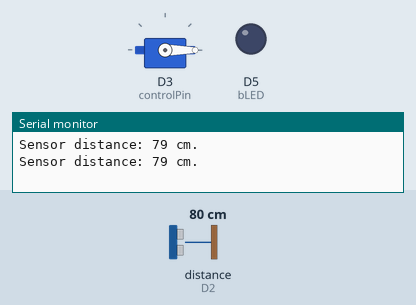
Recording of a program running on a simulated ESP8266 (NodeMCU). Shown: servo, output pins drawn as LEDs (lit = HIGH), the last lines printed to the serial monitor. Wiring (inferred from the names in the program): ultrasonic range finder: trigger D1; echo D2. The inputs (shaded band) are chosen by the test bench; at power-on: distance to the obstacle (sensor on D2) 80 cm. The echo pulse lasts 58.3 µs per cm; WiFi joins after 1.5 s; servers stay silent unless stated; pins used as bus, display or sensor lines are not drawn.

Above: at 2.7 s.
2.8 s: distance to the obstacle (sensor on D2) set to 23 cm
4.7 s: distance to the obstacle (sensor on D2) set to 18 cm
At 6.4 s:
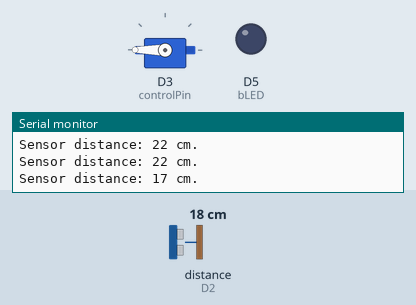
10.0 s: distance to the obstacle (sensor on D2) set to 4 cm
11.8 s: distance to the obstacle (sensor on D2) set to 2 cm
At 13.4 s:
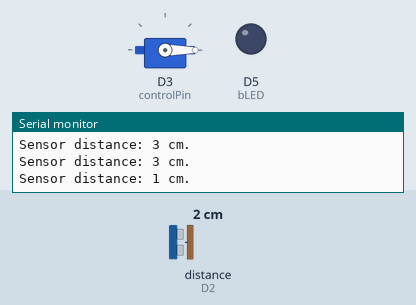
Timing chart, 0 to 14.9 s (numbered marks = the images above; inputs shaded):
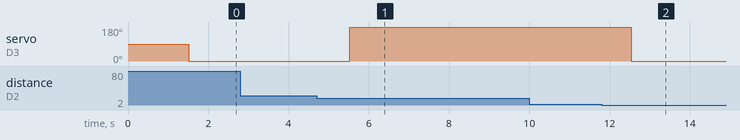

Measured:
- the behaviour switches between 21 and 20 cm on distance to the obstacle (sensor on D2) (found by bisection; images 0 and 1)
- the behaviour switches between 3 and 2 cm on distance to the obstacle (sensor on D2) (found by bisection; images 1 and 2)
- after the input at 4.7 s, servo on D3 (controlPin): 0° → 180° after 0.82 s
- after the input at 11.8 s, servo on D3 (controlPin): 180° → 0° after 0.73 s

The program:

main.cpp
```cpp
#include <Arduino.h>
#include <Servo.h>
#include <ESP8266WiFi.h>
#include <espnow.h>

#include "wifiSecrets.h"
#include "thingProperties.h"

// Define HC-SR04
const int triggerPin = D1;
const int echoPin = D2;

// Define SG90
Servo servo;
int servoAngle;
const int controlPin = D3;

// Define LED
const int bLED = D5;

// Define variables
long DURATION;

void sensorSetup();
void transferDataToVariables(int id);

// Structure example to receive data
// Must match the sender structure
typedef struct struct_message
{
  int id;
  int distanceA;
  int distanceB;
  bool slotStatusA;
  bool slotStatusB;
} struct_message;

// Create a struct_message called receiverData
struct_message receiverData;

// Create a structure to hold the readings from each board
struct_message board1;
struct_message board2;

// Create an array with all the structures
struct_message boardsStruct[2] = {board1, board2};

// Callback function that will be executed when data is received
void OnDataRecv(uint8_t *mac_addr, uint8_t *incomingData, uint8_t len)
{
  char macStr[18];
  Serial.print("\r\nPacket received from: ");
  snprintf(macStr, sizeof(macStr), "%02x:%02x:%02x:%02x:%02x:%02x",
           mac_addr[0], mac_addr[1], mac_addr[2], mac_addr[3], mac_addr[4], mac_addr[5]);
  Serial.println(macStr);
  memcpy(&receiverData, incomingData, sizeof(receiverData));
  Serial.printf("Board ID %u: %u bytes\n", receiverData.id, len);

  // Update the structures with the new incoming data
  boardsStruct[receiverData.id - 1].distanceA = receiverData.distanceA;
  boardsStruct[receiverData.id - 1].distanceB = receiverData.distanceB;
  boardsStruct[receiverData.id - 1].slotStatusA = receiverData.slotStatusA;
  boardsStruct[receiverData.id - 1].slotStatusB = receiverData.slotStatusB;

  transferDataToVariables(receiverData.id);
}

void WiFiSetup()
{
  // Config WiFi as AP STATION
  WiFi.mode(WIFI_AP_STA);
  WiFi.disconnect();

  // Init ESP-NOW
  if (esp_now_init() != 0)
  {
    Serial.println("Error initializing ESP-NOW");
    return;
  }

  // Once ESPNow is successfully Init, we will register for recv CB to
  // get recv packer info
  esp_now_set_self_role(ESP_NOW_ROLE_SLAVE);
  esp_now_register_recv_cb(OnDataRecv);
}

void setup()
{
  // Initialize serial and wait for port to open:
  Serial.begin(9600);
  // This delay gives the chance to wait for a Serial Monitor without blocking if none is found
  delay(1500);

  // Define HC-SR04 pins status
  pinMode(triggerPin, OUTPUT);
  pinMode(echoPin, INPUT);

  // Define SG90 pin status
  servo.attach(controlPin);

  // Define LED pin status
  pinMode(bLED, OUTPUT);

  WiFiSetup();

  // Defined in thingProperties.h
  initProperties();

  // Connect to Arduino IoT Cloud
  ArduinoCloud.begin(ArduinoIoTPreferredConnection);

  /*
     The following function allows you to obtain more information
     related to the state of network and IoT Cloud connection and errors
     the higher number the more granular information you’ll get.
     The default is 0 (only errors).
     Maximum is 4
 */
  setDebugMessageLevel(2);
  ArduinoCloud.printDebugInfo();
}

void loop()
{
  ArduinoCloud.update();

  sensorSetup();

  if (DISTANCE < 20 && 1 < DISTANCE)
  {
    servo.write(180);
  }
  else
  {
    servo.write(0);
  }

  delay(1000);
}

void sensorSetup()
{
  // Clears the triggerPin
  digitalWrite(triggerPin, LOW);
  delayMicroseconds(2);

  // Sets the triggerPin on HIGH state for 10 micro seconds
  digitalWrite(triggerPin, HIGH);
  delayMicroseconds(10);
  digitalWrite(triggerPin, LOW);

  // Reads the echoPin, returns the sound wave travel time in microseconds
  DURATION = pulseIn(echoPin, HIGH);

  // Calculating the distance for HC-SR04
  DISTANCE = DURATION * 0.034 / 2;

  // Prints the distance on the Serial Monitor
  Serial.print("Sensor distance: ");
  Serial.print(DISTANCE);
  Serial.println(" cm.");
}

void transferDataToVariables(int id)
{
  switch (id)
  {
  case 1:
  {
    Serial.printf("Slot A status: %d \n", boardsStruct[id - 1].slotStatusA);
    Serial.printf("Slot A distance: %d \n", boardsStruct[id - 1].distanceA);
    Serial.printf("Slot B status: %d \n", boardsStruct[id - 1].slotStatusB);
    Serial.printf("Slot B distance: %d \n", boardsStruct[id - 1].distanceB);
    Serial.println();

    DISTANCE_1_A = boardsStruct[id - 1].distanceA;
    DISTANCE_1_B = boardsStruct[id - 1].distanceB;
    SLOT_STATUS_1_A = boardsStruct[id - 1].slotStatusA;
    SLOT_STATUS_1_B = boardsStruct[id - 1].slotStatusB;

    break;
  }

  case 2:
  {
    Serial.printf("Slot A status: %d \n", boardsStruct[id - 1].slotStatusA);
    Serial.printf("Slot A distance: %d \n", boardsStruct[id - 1].distanceA);
    Serial.printf("Slot B status: %d \n", boardsStruct[id - 1].slotStatusB);
    Serial.printf("Slot B distance: %d \n", boardsStruct[id - 1].distanceB);
    Serial.println();

    DISTANCE_2_A = boardsStruct[receiverData.id - 1].distanceA;
    DISTANCE_2_B = boardsStruct[receiverData.id - 1].distanceB;
    SLOT_STATUS_2_A = boardsStruct[receiverData.id - 1].slotStatusA;
    SLOT_STATUS_2_B = boardsStruct[receiverData.id - 1].slotStatusB;

    break;
  }

  default:
  {
    Serial.printf("ID out of range.");
    Serial.printf("Please make sure the stations boards ids match this board ids.");

    break;
  }
  }
}
```

thingProperties.h
```cpp
// Code generated by Arduino IoT Cloud, DO NOT EDIT.

#include <ArduinoIoTCloud.h>
#include <Arduino_ConnectionHandler.h>

const char THING_ID[] = "46b79b52-9a0e-405d-b45b-8cfe3fce2aa3";
const char DEVICE_LOGIN_NAME[] = "ceacd869-3489-4269-a7ab-28e7b9c78ce6";

const char SSID[] = SECRET_SSID;             // Network SSID (name)
const char PASS[] = SECRET_PASS;             // Network password (use for WPA, or use as key for WEP)
const char DEVICE_KEY[] = SECRET_DEVICE_KEY; // Secret device password

int DISTANCE;

int DISTANCE_1_A;
int DISTANCE_1_B;
bool SLOT_STATUS_1_A;
bool SLOT_STATUS_1_B;

int DISTANCE_2_A;
int DISTANCE_2_B;
bool SLOT_STATUS_2_A;
bool SLOT_STATUS_2_B;

void initProperties()
{
    ArduinoCloud.setBoardId(DEVICE_LOGIN_NAME);
    ArduinoCloud.setSecretDeviceKey(DEVICE_KEY);
    ArduinoCloud.setThingId(THING_ID);
    ArduinoCloud.addProperty(DISTANCE, READ, 1 * SECONDS, NULL);

    ArduinoCloud.addProperty(DISTANCE_1_A, READ, 1 * SECONDS, NULL);
    ArduinoCloud.addProperty(DISTANCE_1_B, READ, 1 * SECONDS, NULL);
    ArduinoCloud.addProperty(SLOT_STATUS_1_A, READ, ON_CHANGE, NULL, 1);
    ArduinoCloud.addProperty(SLOT_STATUS_1_B, READ, ON_CHANGE, NULL, 1);

    ArduinoCloud.addProperty(DISTANCE_2_A, READ, 1 * SECONDS, NULL);
    ArduinoCloud.addProperty(DISTANCE_2_B, READ, 1 * SECONDS, NULL);
    ArduinoCloud.addProperty(SLOT_STATUS_2_A, READ, ON_CHANGE, NULL, 1);
    ArduinoCloud.addProperty(SLOT_STATUS_2_B, READ, ON_CHANGE, NULL, 1);
}

WiFiConnectionHandler ArduinoIoTPreferredConnection(SSID, PASS);
```

wifiSecrets.h
```cpp
#define SECRET_SSID "SECRET_SSID"
#define SECRET_PASS "SECRET_PASS"
#define SECRET_DEVICE_KEY "SECRET_DEVICE_KEY"

#define AP_SSID "CPMS"
#define AP_PASS "UPBTET2021"
```
